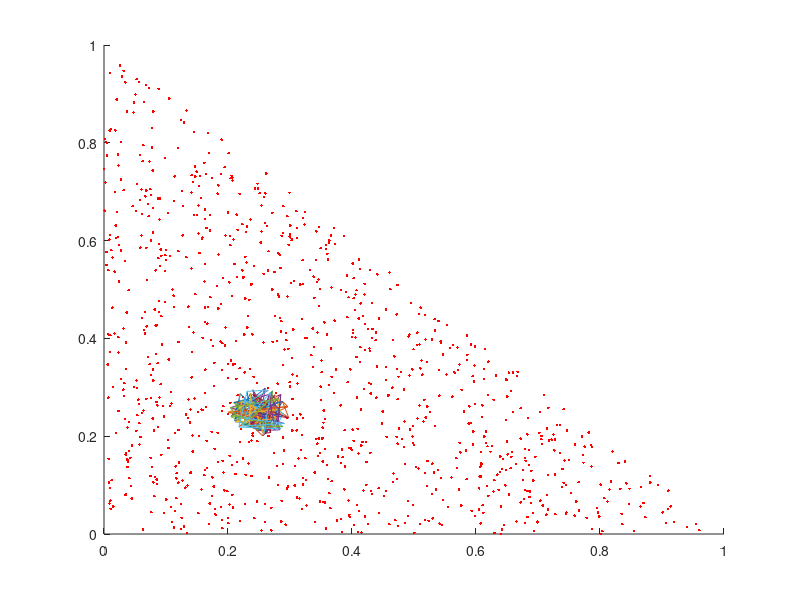

Recreate this plot in MATLAB. (Note: this script raises an error after producing the figure.)
y=zeros(1000,2);
z1=zeros(100,1);
z2=zeros(100,1);
k=1;
j=1;
d0=3;
n0=0.1;
T=1000;
distances = zeros(1000,100)
%y includes all 1000 inputs x(i,j)
while k<=1000 
    x = rand(1,2);
    if x(2)<=1-x(1)
       y(k,1)=x(1);
       y(k,2)=x(2);
       k=k+1;
    end
end
%z includes all 100 weights w(i,j)
while j<=100
    w = rand(1,2);  
    if sqrt((w(1)-.25)^2 + (w(2)-.25)^2)<=sqrt(.0025)
       z1(j,1)=w(1);
       z2(j,1)=w(2);
       j=j+1;
    end
end
z3 = reshape(z1,[10,10]);
z4 = reshape(z2,[10,10]);
%f includes distances(input-weight)
f = zeros(100,1);

for k = 1:1000
    eg = 1;
  for i = 1:10
    for j = 1:10
      distances(k, eg) = sqrt((y(k,1)-z3(i,j))^2 + (y(k,2)-z4(i,j))^2);
      eg = eg +1;
    end
  end
end
      
t=0;
figure
        hold on
        plot (y(:,1),y(:,2),'r.')
        for i=1:10
            plot(z3(i,:),z4(i,:)) 
        end 
        for i=1:10
            plot(z3(:,i),z4(:,i)) 
        end
        hold off
d = round(d0*(1-t/T),0);
n = n0*(1-t/T);
for t=1:1000
    if t == 0
        figure
        hold on
        plot (y(:,1),y(:,2),'r.')
        for i=1:10
            plot(z3(i,:),z4(i,:)) 
        end 
        for i=1:10
            plot(z3(:,i),z4(:,i)) 
        end
        hold off
    end
    if t == 10
        figure
        hold on
        plot (y(:,1),y(:,2),'r.')
        for i=1:10
            plot(z3(i,:),z4(i,:)) 
        end 
        for i=1:10
            plot(z3(:,i),z4(:,i)) 
        end
        hold off
    end
    if t == 100
        figure
        hold on
        plot (y(:,1),y(:,2),'r.')
        for i=1:10
            plot(z3(i,:),z4(i,:)) 
        end 
        for i=1:10
            plot(z3(:,i),z4(:,i)) 
        end
        hold off
    end
    if t == 500
        figure
        hold on
        plot (y(:,1),y(:,2),'r.')
        for i=1:10
            plot(z3(i,:),z4(i,:)) 
        end 
        for i=1:10
            plot(z3(:,i),z4(:,i)) 
        end
        hold off
    end
    
    if t == 600
        figure
        hold on
        plot (y(:,1),y(:,2),'r.')
        for i=1:10
            plot(z3(i,:),z4(i,:)) 
        end 
        for j=1:10
            plot(z3(:,j),z4(:,j)) 
        end
        hold off
    end
    %{
    if t == 1000
        figure
        hold on
        plot (y(:,1),y(:,2),'r.')
        for i=1:10
            plot(z3(i,:),z4(i,:)) 
        end 
        for j=1:10
            plot(z3(:,j),z4(:,j)) 
        end
        hold off
    end
    %}
 
    for k=1:1000  
           d = round(d0*(1-t/T),0);
    n = n0*(1-t/T);
        neighbx = [];
        neighby = [];
        p = zeros(1,2);
        c=1;
%        for i=1:10
%            for j=1:10
%                f(c) = sqrt((y(k,1)-z3(i,j))^2+(y(k,2)-z4(i,j))^2);
%                c = c+1;
%            end    
%        end
        f = distances(k,:);
        m = find(f==min(f));
        if m < 10
            p = [1,m];
        elseif m == 100
            p = [10,10];
        elseif mod(m,10) == 0
            p = [floor(m/10),10];
        else
            p = [floor(m/10),mod(m,10)];
        end
        
        %{
        i=p(2);
        j=0;
        while i>=1 && j<=d 
            neighbx = [neighbx,i];
            i = i-1;
            j = j+1;
        end
        i=p(2)+1;
        j=1;
        while i<=10 && j<=d 
            neighbx = [neighbx,i];
            i = i+1;
            j = j+1;
        end
        i=p(1)-1;
        j=1;
        while i>=1 && j<=d 
            neighby = [neighby,i];
            i = i-1;
            j = j+1;
        end
        i=p(1)+1;
        j=1;
        while i<=10 && j<=d 
            neighby = [neighby,i];
            i = i+1;
            j = j+1;
        end
        %}
        for gx=p(1)-d:p(1)+d
            if gx>=1 && gx<=10
                dwx = n*(-z3(gx,p(2))+y(k,1));
                dwy = n*(-z4(gx,p(2))+y(k,2));
                z3(gx,p(2)) = z3(gx,p(2)) + dwx;
                z4(gx,p(2)) = z4(gx,p(2)) + dwy;
            end    
        end    
        for gy=p(2)-d:p(2)+d
            if gy>=1 && gy<=10
                dwx = n*(-z3(p(1),gy)+y(k,1));
                dwy = n*(-z4(p(1),gy)+y(k,2));
                z3(p(1),gy) = z3(p(1),gy) + dwx;
                z4(p(1),gy) = z4(p(1),gy) + dwy;
            end
        end
        cols = 1;
        for ii = 1:10
          for jj = 1:10
            distances(k, cols) = sqrt((y(k,1)-z3(ii,jj))^2 + (y(k,2)-z4(ii,jj))^2);
            cols = cols + 1;
          end
        end
    end
    t
end   
